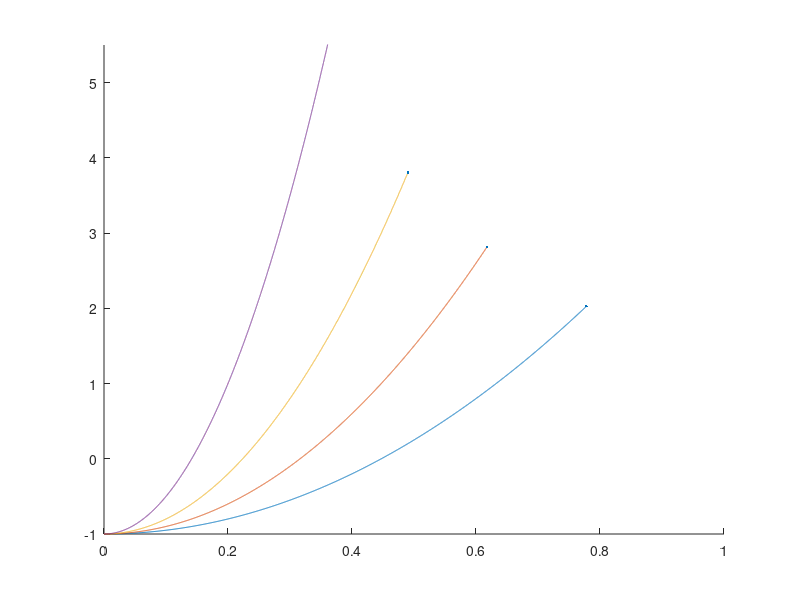

Write the MATLAB code that produced this figure. (Note: this script raises an error after producing the figure.)
%Spence and Turcotte Fig.1
clear
close all
figure; hold on
h0=1;%ref width
l0=1;%ref len
A=pi*h0*l0;
g=1;%9.81;
deltarho=1;%1000
t=[5 10 20 50];
eta=1;

y=linspace(-1,6,10000);
step=(y(2)-y(1));
ybar=y/l0;
for i=1:numel(t)
tbar=(h0^2*g*deltarho*t(i))/(l0*eta);   %eq.4  - dmlss time
hbar=sqrt((1/tbar)+(ybar/tbar));        %eq.12 - dmlss width
lbar=((3*pi)/4)^(2/3)*tbar^(1/3)-1;     %eq.14 - dmlss height of 'tip'
htip=sqrt((1/tbar)+(lbar/tbar));        %eq.12 - dmless width of 'tip'
area=sum(hbar(ybar<lbar).*step)*2         %Area of fracture
plot(hbar(ybar<lbar),ybar(ybar<lbar));
scatter(htip,lbar,'.k')

eta=1;
at=A;
%Roper and Lister Eq.6.7 - dimensional
z2=((9.*at.^2.*deltarho.*g.*t)./(16.*eta)).^(1/3);
htip2=sqrt((eta.*z2)./(deltarho.*g.*t));
scatter(htip2,z2-1,'.b') %Roper and Lister do base of crack at 0

end
xlim([0 1])
ylim([-1 5.5])
WhiteFigure;
xlabel('$\overline{h}$',Interpreter='latex')
ylabel('$\overline{y}$',Interpreter='latex')

